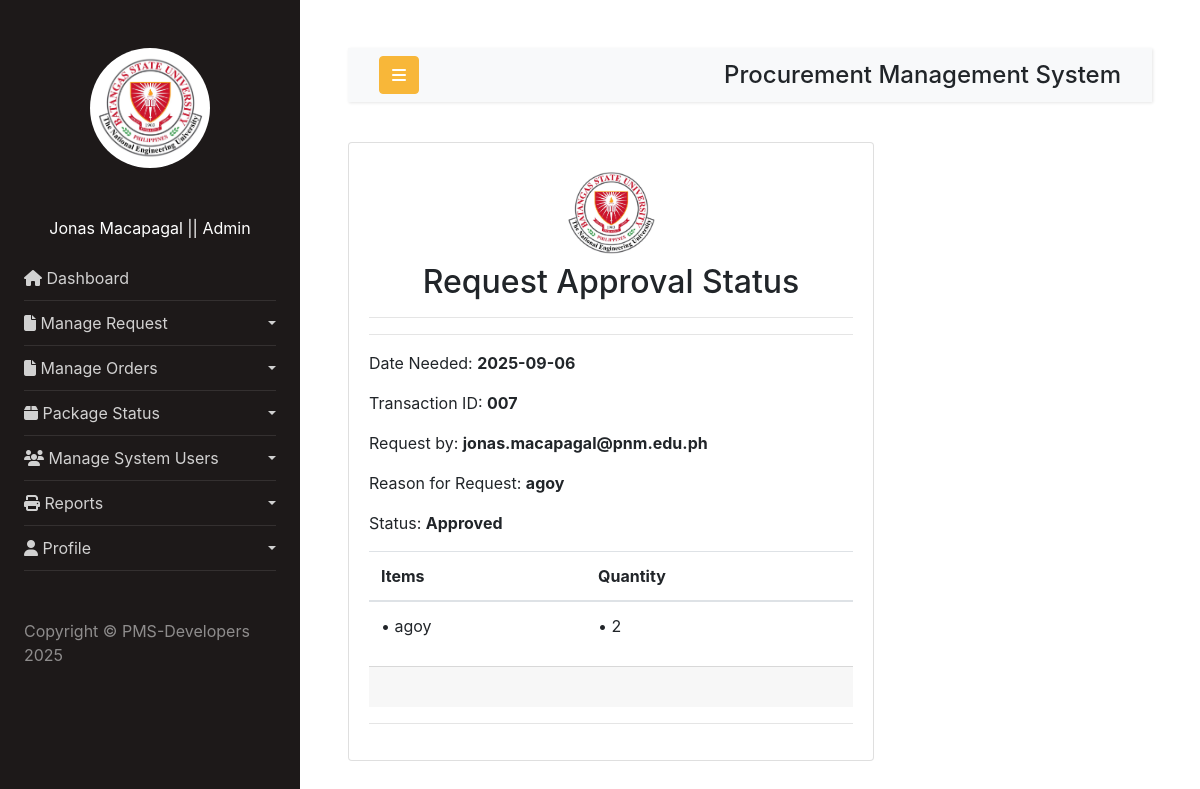
Page /EndUsers/adminviewunitRequestHistory?ID=007 (signed in) on the committed database.
### tables this page shows
CREATE TABLE `request` (
  `r_id` int(255) NOT NULL,
  `transactionCode` varchar(255) NOT NULL,
  `Reason` text DEFAULT NULL,
  `Description` text DEFAULT NULL,
  `addSupply` text DEFAULT NULL,
  `productDes` text DEFAULT NULL,
  `quantity` text DEFAULT NULL,
  `dateNeeded` text DEFAULT NULL,
  `dateRequest` text DEFAULT NULL,
  `dateApprove` text DEFAULT NULL,
  `empID` varchar(255) NOT NULL,
  `statusOne` int(2) DEFAULT 0,
  `statusTwo` int(2) DEFAULT 0,
  `notes` text DEFAULT NULL
);

### EndUsers/adminviewunitRequestHistory.php (the view, shortened to what this page needs)
<?php
include_once("./components/header.php");
include_once("./components/sidebar.php");
include_once("./components/innernavbar.php");
$con = connection();
?>
<div class="row">
  <div class="col-lg-8 md-3">
    <div class="card">
      <div class="card-body">
            <center>
                <img src="./images/bsu.jpg" alt="Profile" height="100px" width="100px" class="rounded-circle">
                <h2>Request Approval Status</h2>
            </center>
            <hr>
            <hr>
            <?php
                $transaction_id = $_GET['ID'];
                $query = "SELECT * FROM `request` WHERE `transactionCode` = '$transaction_id' ";
                $result = mysqli_query($con, $query);
                while($data = mysqli_fetch_assoc($result)){
                    $status = $data['statusOne'];
            ?>
            <div class="receipt-info">
                <p>Date Needed: <b><?= $data['dateNeeded'];?></b> </p>
                <p>Transaction ID: <b><?= $data['transactionCode'];?></b> </p>
                <p>Request by: <b><?= $data['empID'];?></b> </p>
                <p>Reason for Request: <b><?= $data['Reason'];?></b></p>
                <?php
                    $statusLabel = match((int)($status ?? 0)) {
                            0 => "Pending",
                            1 => "Approved",
                            2 => "Declined",
                            default => "Unknown"
                        };
                    ?>
                <p>Status: <b><?= $statusLabel ?></b> </p>
            </div>
            <div class="receipt-items">
                <div class="table-responsive">
                    <table class="table">
                        <thead>
                            <tr>
                                <th>Items</th>
                                <th>Quantity</th>
                            </tr>
                        </thead>
                        <tbody>
                            <tr>
                                <td>
                                    <?php
                                        $imploded_data = $data['addSupply'];
                                        $exploded_items = explode(",", $imploded_data);
                                        foreach ($exploded_items as $value) {
                                            echo "• ".$value . "<br>";
                                        }
                                    ?>
                                </td>
                                <td>
                                    <?php
                                        $imploded_data = $data['quantity'];
                                        $exploded_quantity = explode(",", $imploded_data);
                                        foreach ($exploded_quantity as $value) {
                                            echo "• ".$value."<br>";
                                        }
                                    ?>
                                </td>
                            </tr>
                        </tbody>
                    </table>
                </div>
            </div>
            <div class="card-footer">
            </div>
            <?php } ?>
            <hr>
      </div>
    </div>
  </div>
</div>
<?php include_once("./components/footscript.php"); ?>

### rows in the picture
request: dateNeeded "2025-09-06", transactionCode "007", empID "jonas.macapagal@pnm.edu.ph", Reason "agoy", statusOne "Approved", addSupply "agoy", quantity "2"

### other values in the picture
$fullname "Jonas Macapagal"
$role "Admin"
